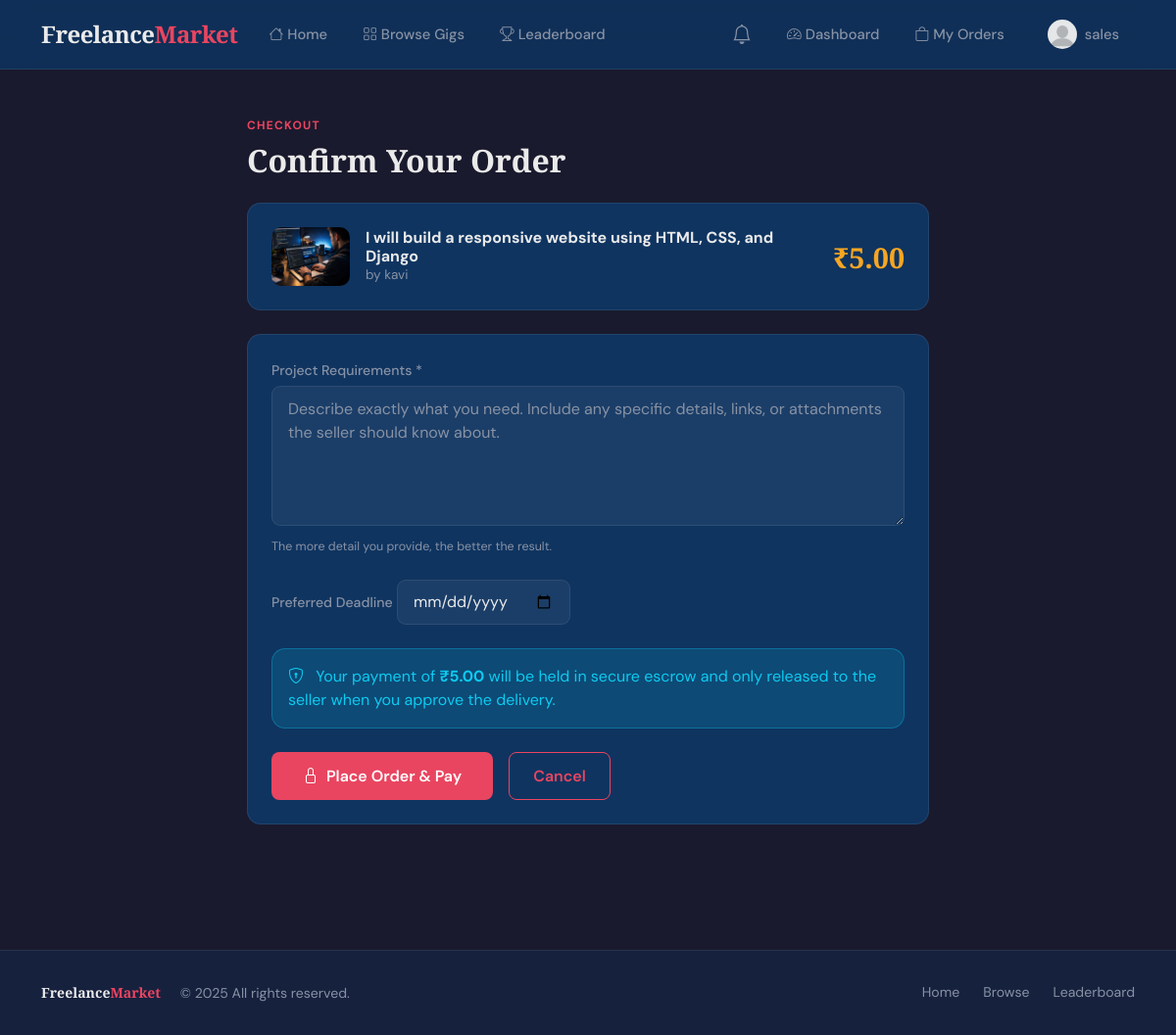
The page /orders/create/i-will-build-a-responsive-website-using-html-css-and-django/ (signed in) on the database its author committed.
### accounts/models.py (models this page shows, shortened)
class User(AbstractUser):
    class Roles(models.TextChoices):
        BUYER = "buyer", "Buyer"
        SELLER = "seller", "Seller"
    role = models.CharField(
        max_length=10,
        choices=Roles.choices,
        default=Roles.BUYER,
        db_index=True
    )
    bio = models.TextField(null=True)  # null not needed for TextField
    profile_pic = models.ImageField(
        upload_to='profiles/',
        blank=True,
        null=True
    )
    created_at = models.DateTimeField(auto_now_add=True)
    updated_at = models.DateTimeField(auto_now=True)

### gigs/models.py (models this page shows, shortened)
class Gig(models.Model):
    seller = models.ForeignKey(
        settings.AUTH_USER_MODEL,
        on_delete=models.CASCADE,
        related_name='gigs'
    )
    title = models.CharField(max_length=200, db_index=True)
    slug = models.SlugField(unique=True, blank=True)
    description = models.TextField()
    price = models.DecimalField(
        max_digits=8,
        decimal_places=2
    )
    image = models.ImageField(
        upload_to='gigs/',
        blank=True,
        null=True
    )
    is_active = models.BooleanField(default=True)
    created_at = models.DateTimeField(auto_now_add=True)
    updated_at = models.DateTimeField(auto_now=True)

### orders/views.py (the view, shortened to what this page needs)
# urls.py: path('create/<slug:slug>/', views.create_order, name='create_order'),
@login_required
def create_order(request, slug):
    if request.user.role != "buyer":
        return redirect("home")
    gig = get_object_or_404(Gig, slug=slug)
    return render(request, "orders/create_order.html", {"gig": gig})

### orders/templates/orders/create_order.html (shortened to what this page needs)
{% extends 'base.html' %}
{% block content %}
<div class="container py-5" style="max-width:720px;">
    <div class="mb-4">
        <div class="section-label">Checkout</div>
        <h1 style="font-family:var(--font-display);font-size:2rem;font-weight:900;">Confirm Your Order</h1>
    </div>
    <div class="fm-card mb-4">
        <div class="d-flex gap-3 align-items-center">
            {% if gig.image %}
            <img src="{{ gig.image.url }}" style="width:80px;height:60px;object-fit:cover;border-radius:10px;">
            {% else %}
            <div style="width:80px;height:60px;border-radius:10px;background:var(--surface);display:flex;align-items:center;justify-content:center;">
                <i class="bi bi-image" style="color:var(--border);"></i>
            </div>
            {% endif %}
            <div class="flex-grow-1">
                <h6 style="font-weight:700;margin:0;">{{ gig.title }}</h6>
                <div style="color:var(--text-muted);font-size:0.85rem;">by {{ gig.seller.username }}</div>
            </div>
            <div style="font-family:var(--font-display);font-size:1.8rem;font-weight:900;color:var(--accent2);">
                ₹{{ gig.price }}
            </div>
        </div>
    </div>
    <form method="post" novalidate>
        <div class="fm-card">
            <div class="mb-4">
                <label class="form-label">Project Requirements *</label>
                <textarea name="requirements" class="fm-form-control w-100" rows="5"
                          placeholder="Describe exactly what you need. Include any specific details, links, or attachments the seller should know about." required></textarea>
                <div style="color:var(--text-muted);font-size:0.78rem;margin-top:0.3rem;">
                    The more detail you provide, the better the result.
                </div>
            </div>
            <div class="mb-4">
                <label class="form-label">Preferred Deadline</label>
                <input type="date" name="deadline" class="fm-form-control" style="max-width:280px;"
                       min="{{ today_date }}">
            </div>
            <div class="alert alert-info mb-4">
                <i class="bi bi-shield-lock me-2"></i>
                Your payment of <strong>₹{{ gig.price }}</strong> will be held in secure escrow and only released to the seller when you approve the delivery.
            </div>
            <div class="d-flex gap-3">
                <button type="submit" class="btn btn-accent" style="padding:0.7rem 2rem;font-size:1rem;">
                    <i class="bi bi-lock me-1"></i> Place Order & Pay
                </button>
                <a href="{% url 'gig_detail' gig.slug %}" class="btn btn-outline-accent" style="padding:0.7rem 1.5rem;">Cancel</a>
            </div>
        </div>
    </form>
</div>
{% endblock %}

### templates/base.html (shortened to what this page needs)
<!DOCTYPE html>
<html lang="en">
<head>
    <link href="https://cdn.jsdelivr.net/npm/bootstrap@5.3.3/dist/css/bootstrap.min.css" rel="stylesheet">
    <link href="https://cdn.jsdelivr.net/npm/bootstrap-icons@1.11.3/font/bootstrap-icons.min.css" rel="stylesheet">
</head>
<body>
<nav class="navbar navbar-expand-lg">
    <div class="container">
        <a class="navbar-brand" href="{% url 'home' %}">Freelance<span>Market</span></a>
        <div class="collapse navbar-collapse" id="navMain">
            <ul class="navbar-nav me-auto gap-1">
                <li class="nav-item"><a class="nav-link" href="{% url 'home' %}"><i class="bi bi-house me-1"></i>Home</a></li>
                <li class="nav-item"><a class="nav-link" href="{% url 'gig_list' %}"><i class="bi bi-grid me-1"></i>Browse Gigs</a></li>
                {% if user.is_authenticated %}
                <li class="nav-item"><a class="nav-link" href="{% url 'leaderboard' %}"><i class="bi bi-trophy me-1"></i>Leaderboard</a></li>
                {% endif %}
            </ul>
            <ul class="navbar-nav gap-1 align-items-center">
                {% if user.is_authenticated %}
                    <li class="nav-item nav-badge">
                        <a class="nav-link" href="{% url 'notifications' %}">
                            <i class="bi bi-bell fs-5"></i>
                        </a>
                    </li>
                    <li class="nav-item"><a class="nav-link" href="{% url 'dashboard' %}"><i class="bi bi-speedometer2 me-1"></i>Dashboard</a></li>
                    {% if user.role == 'seller' %}
                    <li class="nav-item"><a class="nav-link" href="{% url 'create_gig' %}"><i class="bi bi-plus-circle me-1"></i>Post Gig</a></li>
                    <li class="nav-item"><a class="nav-link" href="{% url 'seller_orders' %}"><i class="bi bi-briefcase me-1"></i>My Orders</a></li>
                    {% else %}
                    <li class="nav-item"><a class="nav-link" href="{% url 'my_orders' %}"><i class="bi bi-bag me-1"></i>My Orders</a></li>
                    {% endif %}
                    <li class="nav-item dropdown ms-2">
                        <a class="nav-link d-flex align-items-center gap-2" href="#" data-bs-toggle="dropdown">
                            {% if user.profile_pic %}
                            <img src="{{ user.profile_pic.url }}" class="rounded-circle" width="30" height="30" style="object-fit:cover;">
                            {% else %}
                            <span style="width:30px;height:30px;border-radius:50%;background:var(--accent);display:inline-flex;align-items:center;justify-content:center;font-weight:700;font-size:0.8rem;">{{ user.username|first|upper }}</span>
                            {% endif %}
                            <span class="d-none d-lg-inline">{{ user.username }}</span>
                        </a>
                    </li>
                {% else %}
                    <li class="nav-item"><a class="nav-link" href="{% url 'login' %}">Login</a></li>
                    <li class="nav-item ms-2"><a class="btn btn-accent" href="{% url 'register' %}">Join Free</a></li>
                {% endif %}
            </ul>
        </div>
    </div>
</nav>
<main>
    {% block content %}{% endblock %}
</main>
<footer>
    <div class="container d-flex flex-column flex-md-row justify-content-between align-items-center gap-3">
        <div>
            <span style="font-family:var(--font-display);font-weight:900;color:var(--text-main);">Freelance<span style="color:var(--accent);">Market</span></span>
            <span class="ms-3">© 2025 All rights reserved.</span>
        </div>
        <div class="d-flex gap-4">
            <a href="{% url 'home' %}" class="text-decoration-none" style="color:var(--text-muted);">Home</a>
            <a href="{% url 'gig_list' %}" class="text-decoration-none" style="color:var(--text-muted);">Browse</a>
            <a href="{% url 'leaderboard' %}" class="text-decoration-none" style="color:var(--text-muted);">Leaderboard</a>
        </div>
    </div>
</footer>
</body>
</html>

### templates/base.html (style rules this page uses)
:root { --primary: #1a1a2e; --accent: #e94560; --accent2: #f5a623; --surface: #16213e; --card-bg: #0f3460; --text-main: #eaeaea; --text-muted: #8892a4; --border: rgba(255,255,255,0.08); --radius: 14px; --font-display: 'Playfair Display', serif; --font-body: 'DM Sans', sans-serif; }
*, *::before, *::after { box-sizing: border-box; margin:0; padding:0; }
body { font-family: var(--font-body); background: var(--primary); color: var(--text-main); min-height: 100vh; }
.navbar { background: rgba(15,52,96,0.85); backdrop-filter: blur(16px); border-bottom: 1px solid var(--border); padding: 0.75rem 0; position: sticky; top: 0; z-index: 1040; }
.navbar-brand { font-family: var(--font-display); font-size: 1.5rem; font-weight: 900; color: var(--text-main) !important; letter-spacing: -0.5px; }
.navbar-brand span { color: var(--accent); }
.nav-link { color: var(--text-muted) !important; font-weight: 500; font-size: 0.92rem; padding: 0.45rem 1rem !important; border-radius: 8px; transition: color 0.2s, background 0.2s; }
.nav-badge { position: relative; }
.btn-accent { background: var(--accent); color: #fff; border: none; border-radius: 8px; font-weight: 600; padding: 0.55rem 1.4rem; transition: opacity 0.2s, transform 0.15s; }
.btn-outline-accent { border: 1.5px solid var(--accent); color: var(--accent); border-radius: 8px; font-weight: 600; padding: 0.5rem 1.3rem; background: transparent; transition: background 0.2s, color 0.2s; }
.fm-card { background: var(--card-bg); border: 1px solid var(--border); border-radius: var(--radius); padding: 1.5rem; transition: transform 0.2s, box-shadow 0.2s; }
.fm-form-control { background: rgba(255,255,255,0.05); border: 1px solid var(--border); border-radius: 9px; color: var(--text-main); padding: 0.65rem 1rem; font-family: var(--font-body); transition: border-color 0.2s, background 0.2s; }
.fm-form-control::placeholder { color: var(--text-muted); }
label.form-label { color: var(--text-muted); font-size: 0.88rem; font-weight: 500; margin-bottom: 0.3rem; }
.alert { border-radius: var(--radius); border: 1px solid var(--border); background: rgba(255,255,255,0.04); color: var(--text-main); }
.alert-info { background: rgba(13,202,240,0.15); border-color: rgba(13,202,240,0.3); color: #0dcaf0; }
footer { background: var(--surface); border-top: 1px solid var(--border); padding: 2rem 0; color: var(--text-muted); font-size: 0.88rem; margin-top: 5rem; }
.section-label { font-size: 0.75rem; font-weight: 700; text-transform: uppercase; letter-spacing: 1.2px; color: var(--accent); margin-bottom: 0.5rem; }

### rows shown on the page
User: profile_pic (placeholder picture), username "sales"
Gig: image (picture), title "I will build a responsive website using HTML, CSS, and Django", seller.username "kavi", price "5.00"
